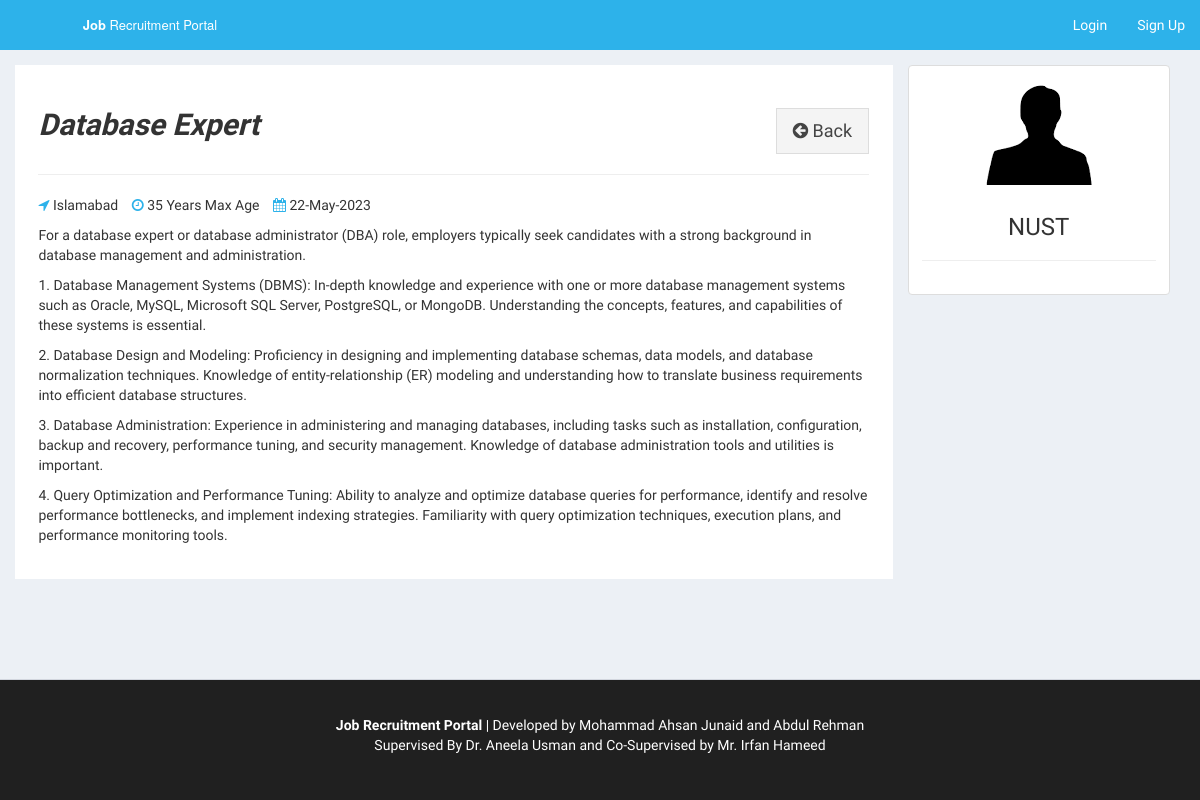
Page /view-job-post.php?id=106 on the committed database.
### tables this page shows
CREATE TABLE `job_post` (
  `id_jobpost` int(11) NOT NULL,
  `id_company` int(11) NOT NULL,
  `jobtitle` varchar(255) NOT NULL,
  `description` text NOT NULL,
  `minimumsalary` varchar(255) NOT NULL,
  `maximumsalary` varchar(255) NOT NULL,
  `experience` varchar(255) NOT NULL,
  `qualification` varchar(255) NOT NULL,
  `createdat` timestamp NOT NULL DEFAULT current_timestamp(),
  `maxage` decimal(2,0) DEFAULT NULL
);

CREATE TABLE `company` (
  `id_company` int(11) NOT NULL,
  `name` varchar(255) NOT NULL,
  `companyname` varchar(255) NOT NULL,
  `country` varchar(255) NOT NULL,
  `state` varchar(255) NOT NULL,
  `city` varchar(255) NOT NULL,
  `contactno` varchar(255) NOT NULL,
  `website` varchar(255) NOT NULL,
  `email` varchar(255) NOT NULL,
  `password` varchar(255) NOT NULL,
  `aboutme` varchar(255) DEFAULT NULL,
  `logo` varchar(255) NOT NULL,
  `createdAt` timestamp NOT NULL DEFAULT current_timestamp(),
  `active` int(11) NOT NULL DEFAULT 2
);

### view-job-post.php (the view, shortened to what this page needs)
<?php
require_once("db.php");
?>
<!DOCTYPE html>
<html>
<head>
  <link rel="stylesheet" href="https://cdnjs.cloudflare.com/ajax/libs/twitter-bootstrap/3.3.7/css/bootstrap.min.css">
  <link rel="stylesheet" href="https://cdnjs.cloudflare.com/ajax/libs/font-awesome/4.7.0/css/font-awesome.min.css">
  <link rel="stylesheet" href="https://cdnjs.cloudflare.com/ajax/libs/ionicons/2.0.1/css/ionicons.min.css">
  <link rel="stylesheet" href="css/AdminLTE.min.css">
  <link rel="stylesheet" href="css/_all-skins.min.css">
  <link rel="stylesheet" href="css/custom.css">
</head>
<body class="hold-transition skin-green sidebar-mini">
<div class="wrapper">
  <header class="main-header">
      <a href="index.php" class="logo logo-bg">
          <span class="logo-lg">
              <b>Job</b> Recruitment Portal
          </span>
      </a>
    <nav class="navbar navbar-static-top">
      <div class="navbar-custom-menu">
        <ul class="nav navbar-nav">
          <li>
            <a href="login.php">Login</a>
          </li>
          <li>
            <a href="sign-up.php">Sign Up</a>
          </li>
        </ul>
      </div>
    </nav>
  </header>
  <div class="content-wrapper" style="margin-left: 0px;">
  <?php
    $sql = "SELECT * FROM job_post INNER JOIN company ON job_post.id_company=company.id_company WHERE id_jobpost='$_GET[id]'";
    $result = $conn->query($sql);
    if($result->num_rows > 0)
    {
      while($row = $result->fetch_assoc())
      {
  ?>
    <section id="candidates" class="content-header">
      <div class="container">
        <div class="row">
          <div class="col-md-9 bg-white padding-2">
            <div class="pull-left">
              <h2><b><i><?php echo $row['jobtitle']; ?></i></b></h2>
            </div>
            <div class="pull-right">
              <a href="jobs.php" class="btn btn-default btn-lg btn-flat margin-top-20"><i class="fa fa-arrow-circle-left"></i> Back</a>
            </div>
            <div class="clearfix"></div>
            <hr>
            <div>
              <p><span class="margin-right-10"><i class="fa fa-location-arrow text-green"></i> <?php echo $row['city']; ?></span> <span class="margin-right-10"><i class="fa fa-clock-o text-green"></i> <?php echo $row['maxage']; ?> Years Max Age</span> <i class="fa fa-calendar text-green"></i> <?php echo date("d-M-Y", strtotime($row['createdat'])); ?></p>
            </div>
            <div>
              <?php echo stripcslashes($row['description']); ?>
            </div>
          </div>
          <div class="col-md-3">
            <div class="thumbnail">
              <img src="uploads/logo/<?php echo $row['logo']; ?>" alt="companylogo">
              <div class="caption text-center">
                <h3><?php echo $row['companyname']; ?></h3>
                <hr>
              </div>
            </div>
          </div>
        </div>
      </div>
    </section>
    <?php
      }
    }
    ?>
  </div>
  <footer class="main-footer" style="margin-left: 0px; color : #fff;  background-color:#202020;">
    <div class="container"  style="text-align: center">
		<div>
            <br>
			<p><b>Job Recruitment Portal</b> | Developed by Mohammad Ahsan Junaid and Abdul Rehman <br> Supervised By Dr. Aneela Usman and Co-Supervised by Mr. Irfan Hameed</p>
            <br>
		</div>
	</div>
  </footer>
</div>
</body>
</html>

### css/custom.css (style rules this page uses)
.logo-bg { background-color: #2db2ea !important; }
.margin-top-20 { margin-top: 20px; }
.padding-2 { padding: 2%; }
.bg-white { background-color: #fff; }
.margin-right-10 { margin-right: 10px; }

### rows in the picture
job_post: jobtitle "Database Expert", id_company.city "Islamabad", maxage "35", createdat "22-May-2023", description "For a database expert or database administrator (DBA) role, employers typically seek candidates with a strong background in database management and administration. 1. Database Management Systems (DBMS): In-depth knowledge and experience with one or more database management systems such as Oracle, MySQL, Microsoft SQL Server, PostgreSQL, or MongoDB. Understanding the concepts, features, and capabilities of these systems is essential. 2. Database Design and Modeling: Proficiency in designing and implementing database schemas, data models, and database normalization techniques. Knowledge of entity-relationship (ER) modeling and understanding how to translate business requirements into…", id_company.logo (picture), id_company.companyname "NUST"
